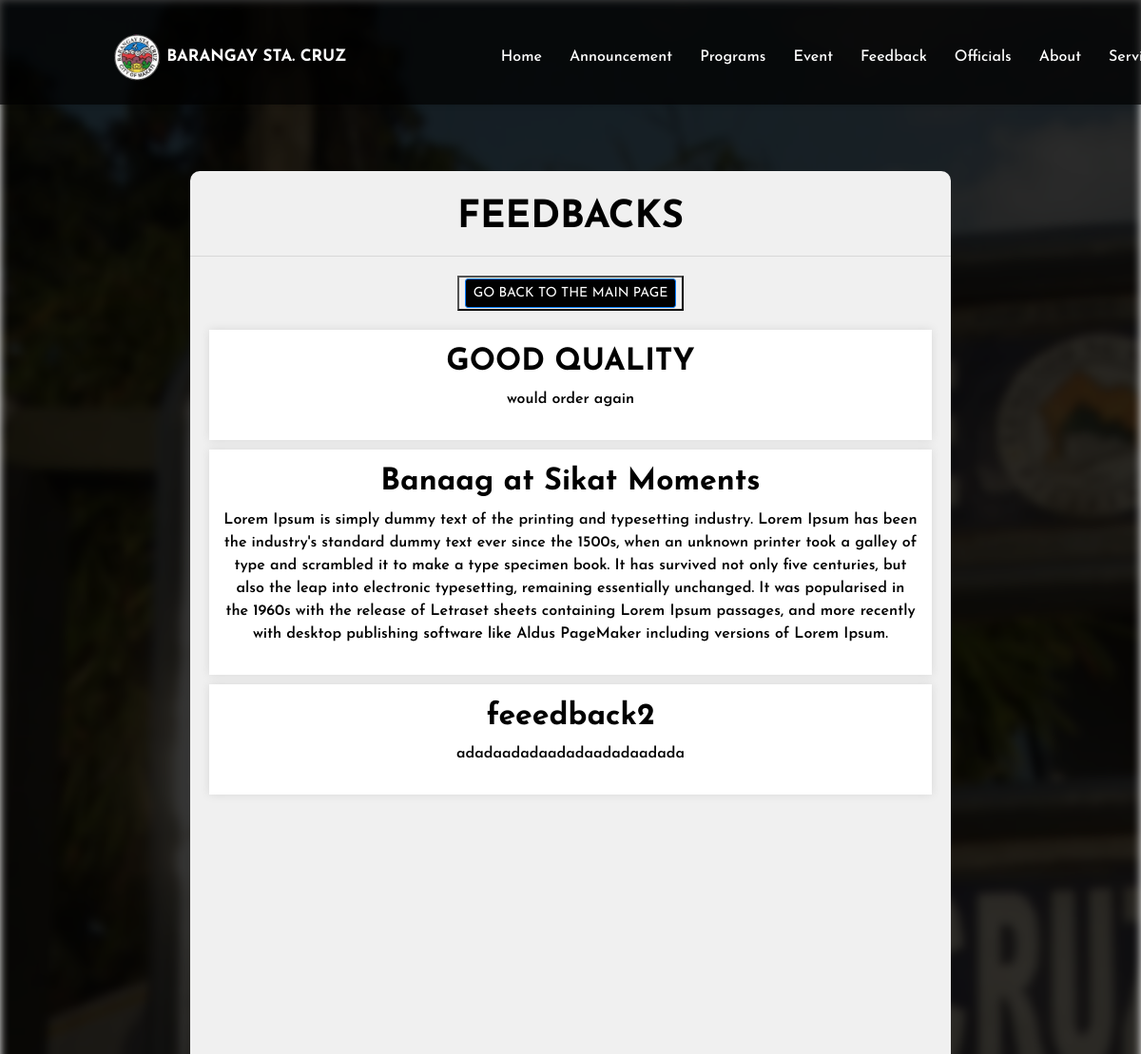
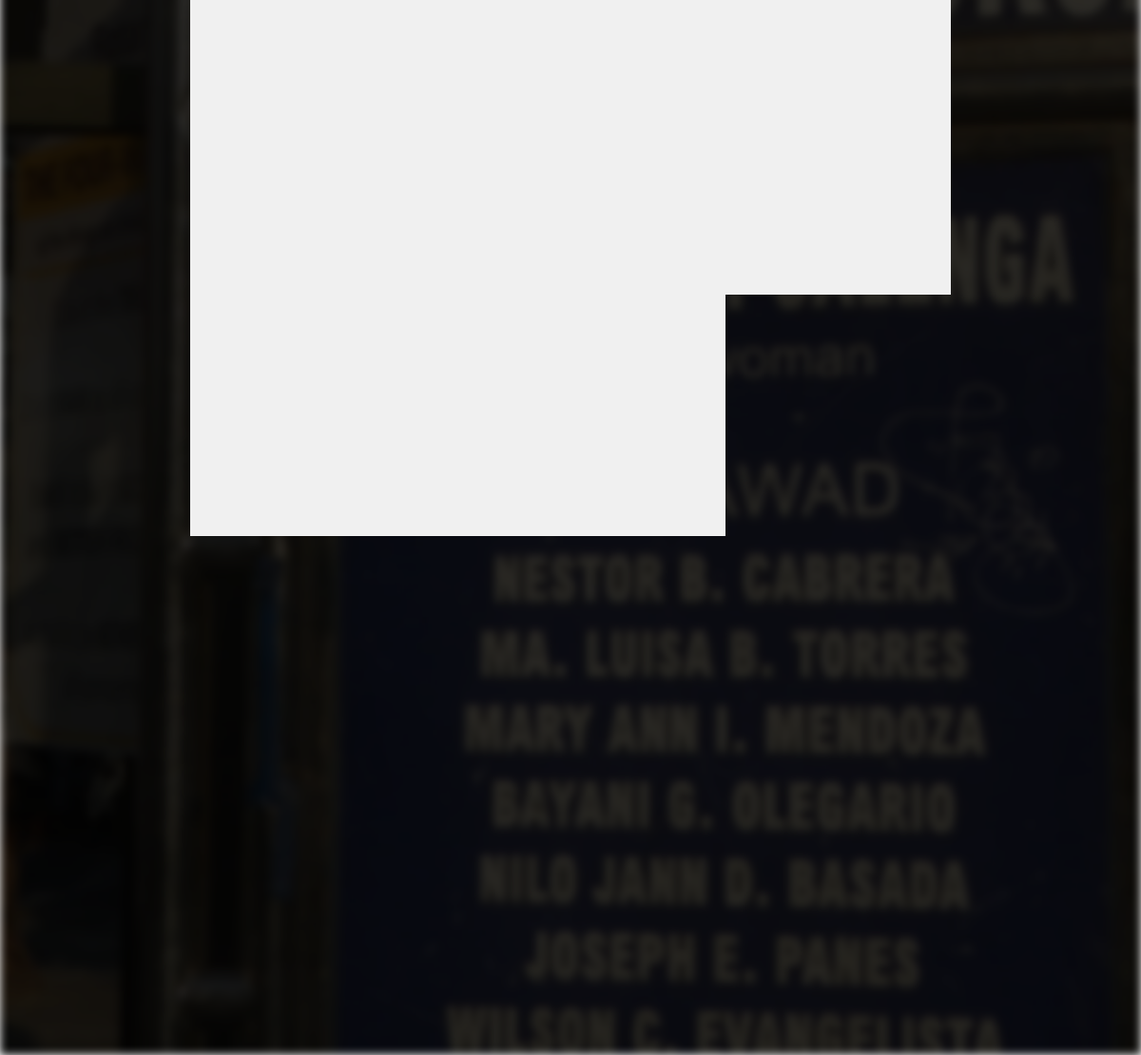
The app's page /userpages/feedback/feedbacks.php with its own data (2 pictures, top to bottom).
### tables this page shows
CREATE TABLE `feedback` (
  `id` int(11) NOT NULL,
  `title` varchar(255) NOT NULL,
  `description` longtext NOT NULL
);

### userpages/feedback/feedbacks.php (the view, shortened to what this page needs)
<?php
	require 'admin.php';
  include 'header.php';
?>
<!DOCTYPE html>
<html lang="en">
<head>
    <link rel="stylesheet" href="style.css">
    <link rel="stylesheet" href="https://stackpath.bootstrapcdn.com/bootstrap/4.3.1/css/bootstrap.min.css">
</head>
<body style = "font-family: 'Josefin Sans';">
	<?php include('error.php');?>
	<div class="content-container"  style="margin-bottom:15%;border-radius:10px">
		<h1 id="about" style="text-align:center;color: black;font-weight: 700;padding-top:25px;">FEEDBACKS</h1>
		<hr>
		<div class="buttons-container">
			<button class="back-button"><a href="../../hpuser.php" class="btn btn-primary btn-sm float-end" style="background-color: black;">GO BACK TO THE MAIN PAGE</a></button>
		</div>
		<div id="announcement-section">
			<?php
			$query = "SELECT * FROM feedback ORDER BY id DESC";
			$query_run = mysqli_query($con,$query);
			if(mysqli_num_rows($query_run) > 0)
			{
				foreach ($query_run as $admin) {
					?>
					<div class="announcement-container">
						<div>
							<h2 style="color: black;font-weight: 700"><?= $admin['title']; ?></h2>
							<p style="color: black;font-weight: 600"><?= $admin['description']; ?></p>
						</div>
					</div>
			<?php
				}
			}
			else
			{
				echo"No Record Found";
			}
			?>
		</div>
	</div>
    <br>
    <br>
    <br>
    <br>
    <br>
    <br>
    <?php
include 'footer.php';
?>
</body>
</html>

### userpages/feedback/header.php (shortened to what this page needs)
<header class="navbar navbar-expand-lg transparent-navbar" style="background-color: rgba(0, 0, 0, 0.7); font-family:'Josefin Sans';">
    <div class="container" style="margin-left: 20px; padding-top: 1%">
        <a class="navbar-brand" href="#" style="margin-right: 20%;">
            <img class="img-fluid" src="barangay_stacruz_logo.png" width="50" height="50" alt="Logo">
            <span style="font-weight: bold; font-size: 17px; color: white; margin-left: 0px;">BARANGAY STA. CRUZ</span>
        </a>
        <div class="collapse navbar-collapse" id="nav_mainmenu">
            <ul class="navbar-nav ml-auto">
                <li class="nav-item">
                    <a href="../../hpuser.php" class="nav-link" style="font-style: normal;font-weight:500; color: white; font-size: 16px; padding: 8px 12px; border-radius: 5px; margin-right: 5px; text-decoration: none;">Home</a>
                </li>
                <li class="nav-item">
                    <a href="../announce/announcements.php" class="nav-link" style="font-style: normal;font-weight:500; color: white; font-size: 16px; padding: 8px 12px; border-radius: 5px; margin-right: 5px; text-decoration: none;">Announcement</a>
                </li>
                <li class="nav-item">
                    <a href="../program/program1.php" class="nav-link" style="font-style: normal;font-weight:500; color: white; font-size: 16px; padding: 8px 12px; border-radius: 5px; margin-right: 5px; text-decoration: none;">Programs</a>
                </li>
                <li class="nav-item">
                    <a href="../event/events.php" class="nav-link" style="font-style: normal;font-weight:500; color: white; font-size: 16px; padding: 8px 12px; border-radius: 5px; margin-right: 5px; text-decoration: none;">Event</a>
                </li>
                <li class="nav-item">
                    <a href="../feedback/feedbacks.php" class="nav-link" style="font-style: normal;font-weight:500; color: white; font-size: 16px; padding: 8px 12px; border-radius: 5px; margin-right: 5px; text-decoration: none;">Feedback</a>
                </li>
                <li class="nav-item">
                    <a href="../official/officials.php" class="nav-link" style="font-style: normal;font-weight:500; color: white; font-size: 16px; padding: 8px 12px; border-radius: 5px; margin-right: 5px; text-decoration: none;">Officials</a>
                </li>
                <li class="nav-item">
                    <a href="../about/abouts.php" class="nav-link" style="font-style: normal;font-weight:500; color: white; font-size: 16px; padding: 8px 12px; border-radius: 5px; margin-right: 5px; text-decoration: none;">About</a>
                </li>
                <li class="nav-item">
                    <a href="../services/services.php" class="nav-link" style="font-style: normal;font-weight:500; color: white; font-size: 16px; padding: 8px 12px; border-radius: 5px; margin-right: 5px; text-decoration: none;">Services</a>
                </li>
            </ul>
        </div>
    </div>
</header>

### userpages/feedback/error.php (shortened to what this page needs)
<html>
<head>
</head>
<body>
</body>
</html>

### userpages/feedback/footer.php (shortened to what this page needs)
<footer class="footer-area" style="background-color: rgba(0, 0, 0, 0.7); color: white; padding: 20px 0; text-align: center; font-family:'Josefin Sans';"">
    <div class="container">
        <div class="row">
            <div class="col-md-12">
                <ul style="list-style: none; padding: 0; margin: 0; display: inline-block;">
                    <li style="display: inline-block; margin: 0 10px;">
                        <a href="../../hpuser.php" style="color: white; text-decoration: none; font-size: 16px; font-style: italic;">Home</a>
                    </li>
                    <li style="display: inline-block; margin: 0 10px;">
                        <a href="../announce/announcements.php" style="color: white; text-decoration: none; font-size: 16px; font-style: italic;">Announcement</a>
                    </li>
                    <li style="display: inline-block; margin: 0 10px;">
                        <a href="../program/program1.php" style="color: white; text-decoration: none; font-size: 16px; font-style: italic;">Programs</a>
                    </li>
                    <li style="display: inline-block; margin: 0 10px;">
                        <a href="../event/events.php" style="color: white; text-decoration: none; font-size: 16px; font-style: italic;">Events</a>
                    </li>
                    <li style="display: inline-block; margin: 0 10px;">
                        <a href="../feedback/feedbacks.php" style="color: white; text-decoration: none; font-size: 16px; font-style: italic;">Feedback</a>
                    </li>
                    <li style="display: inline-block; margin: 0 10px;">
                        <a href="../official/officials.php" style="color: white; text-decoration: none; font-size: 16px; font-style: italic;">Officials</a>
                    </li>
                    <li style="display: inline-block; margin: 0 10px;">
                        <a href="../about/abouts.php" style="color: white; text-decoration: none; font-size: 16px; font-style: italic;">About</a>
                    </li>
                    <li style="display: inline-block; margin: 0 10px;">
                        <a href="../services/services.php" style="color: white; text-decoration: none; font-size: 16px; font-style: italic;">Services</a>
                    </li>
                </ul>
                <div class="logo-area" style="margin-top: 10px;">
                    <a class="footer-logo" href="#" >
                        <img class="img-fluid" src="barangay_stacruz_logo.png" alt="Footer Logo" style="max-width: 100px;">
                    </a>
                </div>
                <p class="smaller-font" style="font-size: 14px;">The Barangay Information System is designed and developed to effectively assist the Barangay Government officials in Barangay Data Management.
                </p>
            </div>
        </div>
    </div>
    <div class="footer__copyright" style="background-color: rgba(0, 0, 0, 0.2); padding: 15px 0;">
        <div class="container">
            <div class="row">
                <div class="col-md-12">
                    <p class="text-center" style="margin: 0;">© 2025 BARANGAY STA. CRUZ</p>
                </div>
            </div>
        </div>
    </div>
</footer>

### userpages/feedback/style.css (style rules this page uses)
body { min-height: 100vh; background-size: cover; background-position: center; margin: 0; transition: background-color 0.3s ease; }
body { min-height: 100vh; background-image: url('Makatishot.jpg'); background-size: cover; background-position: center; background-attachment: fixed; margin: 0; transition: background-color 0.3s ease; }
header { position: fixed; top: 0; left: 0; right: 0; background-color: rgba(0, 0, 0, 0); box-shadow: 0 2px 5px rgba(0, 0, 0, 0.1); padding: 20px 7%; display: flex; align-items: center; justify-content: space-between; z-index: 1000; transition: background-color 0.3s ease; }
.footer-area { background-color: navy; color: white; }
.footer-area .container { padding-top: -30px; padding-bottom: -30px; }
.footer-area a { color: #fff; }
.content-container { max-width: 1200px; margin: 20px auto; height: auto; overflow-y: auto; background-color: #f0f0f0; position: relative; top: 160px; }
.buttons-container { text-align: center; margin-top: 20px; margin-bottom: 20px; }
.smaller-font { font-size: 12px; }

### userpages/feedback/feedbacks.php (style rules this page uses)
body::before { content: ""; position: fixed; top: 0; left: 0; width: 100%; height: 100%; background-image: linear-gradient(rgba(0, 0, 0, 0.5), rgba(0, 0, 0, 0.5)), url("background.png"); background-size: cover; background-position: center; filter: blur(5px); z-index: -1; }
body { min-height: 100vh; margin: 0; transition: background-color 0.3s ease; color: white; }
.transparent-navbar { position: fixed; top: 0; left: 0; right: 0; background-color: rgba(0, 0, 0, 0); box-shadow: 0 2px 5px rgba(0, 0, 0, 0.1); padding: 20px 7%; display: flex; align-items: center; justify-content: space-between; z-index: 1000; transition: background-color 0.3s ease; background-color: navy; }
.content-container { height: 1600px; width: 800px; margin: 20px auto; background-color: #f0f0f0; position: relative; top: 160px; }
.announcement-container { max-width: 760px; margin: 0 auto; padding: 15px; background-color: #fff; box-shadow: 0 0 10px rgba(0, 0, 0, 0.1); margin-bottom: 10px; text-align: center; }
.buttons-container { text-align: center; margin-top: 20px; display: flex; justify-content: center; }
.footer-area { background-color: navy; color: white; padding-top: 20px; padding-bottom: 30px; }
.logo-area { margin-bottom: 5px; text-align: center; }
.footer-logo img { display: inline-block; margin-left: auto; margin-right: auto; }
.smaller-font { font-size: 14px; margin: 0 auto; max-width: 600px; }
.footer-area a { color: #fff; }

### records on screen
feedback: title "GOOD QUALITY", description "would order again"
feedback: title "Banaag at Sikat Moments", description "Lorem Ipsum is simply dummy text of the printing and typesetting industry. Lorem Ipsum has been the industry's standard dummy text ever since the 1500s, when an unknown printer took a galley of type and scrambled it to make a type specimen book. It has survived not only five centuries, but also the leap into electronic typesetting, remaining essentially unchanged. It was popularised in the 1960s with the release of Letraset sheets containing Lorem Ipsum passages, and more recently with desktop publishing software like Aldus PageMaker including versions of Lorem Ipsum."
feedback: title "feeedback2", description "adadaadadaadadaadadaadada"
